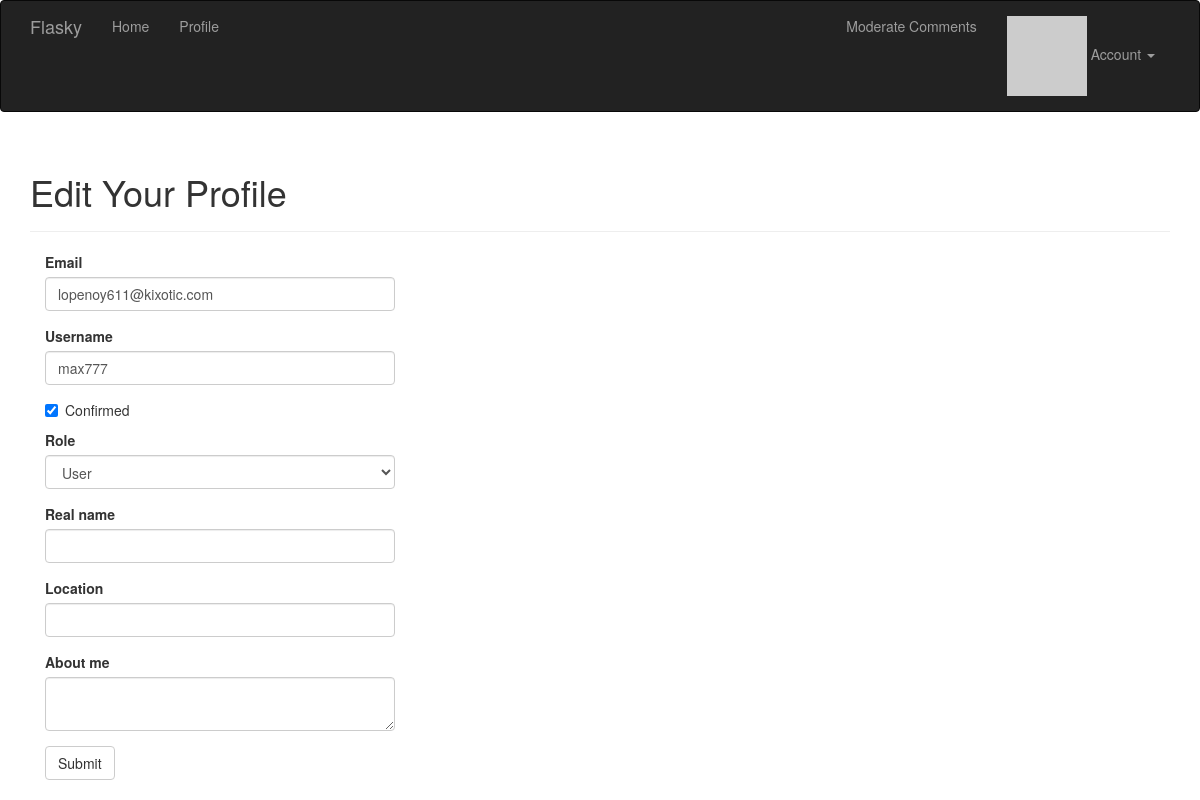
Screenshot of /edit-profile/13 (signed in) with the database file from the repository.
### app/models.py (models this page shows, shortened)
class User(UserMixin, db.Model):
    __tablename__ = 'users'
    id = db.Column(db.Integer, primary_key=True)
    email = db.Column(db.String(64), unique=True, index=True)
    username = db.Column(db.String(64), unique=True, index=True)
    role_id = db.Column(db.Integer, db.ForeignKey('roles.id'))
    password_hash = db.Column(db.String(128))
    confirmed = db.Column(db.Boolean, default=False)
    name = db.Column(db.String(64))
    location = db.Column(db.String(64))
    about_me = db.Column(db.Text())
    member_since = db.Column(db.DateTime(), default=datetime.utcnow)
    last_seen = db.Column(db.DateTime(), default=datetime.utcnow)
    avatar_hash = db.Column(db.String(32))
    posts = db.relationship('Post', backref='author', lazy='dynamic')
    followed = db.relationship('Follow', foreign_keys=[Follow.follower_id],
                               backref=db.backref('follower', lazy='joined'),
                               lazy='dynamic',
                               cascade='all, delete-orphan')
    followers = db.relationship('Follow', foreign_keys=[Follow.followed_id],
                                backref=db.backref('followed', lazy='joined'),
                                lazy='dynamic',
                                cascade='all, delete-orphan')
    comments = db.relationship('Comment', backref='author', lazy='dynamic')
    @property
    def password(self):
        raise AttributeError('password is not a readable attribute')
    def can(self, perm):
        return self.role is not None and self.role.has_permission(perm)
    def ping(self):
        self.last_seen = datetime.utcnow()
        db.session.add(self)
    def gravatar_hash(self):
        return hashlib.md5(self.email.lower().encode('utf-8')).hexdigest()
    def gravatar(self, size=100, default='identicon', rating='g'):
        url = 'https://secure.gravatar.com/avatar'
        hash = self.avatar_hash or self.gravatar_hash()
        return '{url}/{hash}?s={size}&d={default}&r={rating}'.format(
            url=url, hash=hash, size=size, default=default, rating=rating)

### app/main/views.py (the view, shortened to what this page needs)
@main.route('/edit-profile/<int:id>', methods=['GET', 'POST'])
@login_required
@admin_required
def edit_profile_admin(id):
    user = User.query.get_or_404(id)
    form = EditProfileAdminForm(user=user)
    form.email.data = user.email
    form.username.data = user.username
    form.confirmed.data = user.confirmed
    form.role.data = user.role.id
    form.name.data = user.name
    form.location.data = user.location
    form.about_me.data = user.about_me
    return render_template('edit_profile.html', form=form, user=user)

### app/main/forms.py (shortened to what this page needs)
class EditProfileAdminForm(FlaskForm):
    email = StringField('Email', validators=[DataRequired(), Length(1, 64), Email()])
    username = StringField('Username', validators=[DataRequired(), Length(1, 64),
                                                   Regexp('^[A-Za-z][A-Za-z0-9_.]*$', 0,
                                                    'Usernames must have only letters, numbers, dots or underscores')])
    confirmed = BooleanField('Confirmed')
    role = SelectField('Role', coerce=int)
    name = StringField('Real name', validators=[Length(0, 64)])
    location = StringField('Location', validators=[Length(0, 64)])
    about_me = TextAreaField('About me')
    submit = SubmitField('Submit')
    def __init__(self, user, *args, **kwargs):
        super(EditProfileAdminForm, self).__init__(*args, **kwargs)
        self.role.choices = [(role.id, role.name) for role in Role.query.order_by(Role.name).all()]
        self.user = user

### app/auth/views.py (called while the page is built)
@auth.before_app_request
def before_request():
    if current_user.is_authenticated:
        current_user.ping()
        if not current_user.confirmed \
                and request.endpoint \
                and request.blueprint != 'auth' \
                and request.endpoint != 'static':
            return redirect(url_for('auth.unconfirmed'))

### app/main/__init__.py (called while the page is built)
@main.app_context_processor
def inject_permissions():
    return dict(Permission=Permission)

### app/models.py (called while the page is built)
@login_manager.user_loader
def load_user(user_id):
    return User.query.get(int(user_id))

    def has_permission(self, perm):
        return self.permissions & perm == perm

### app/templates/edit_profile.html (shortened to what this page needs)
{% extends 'base.html' %}
{% import 'bootstrap/wtf.html' as wtf %}
{% block page_content %}
<div class="page-header">
    <h1>Edit Your Profile</h1>
</div>
<div class="col-md-4">
    {{ wtf.quick_form(form) }}
</div>
{% endblock %}

### rows the page displays
User: email "lopenoy611@kixotic.com", username "max777", confirmed "☑", role "User"
